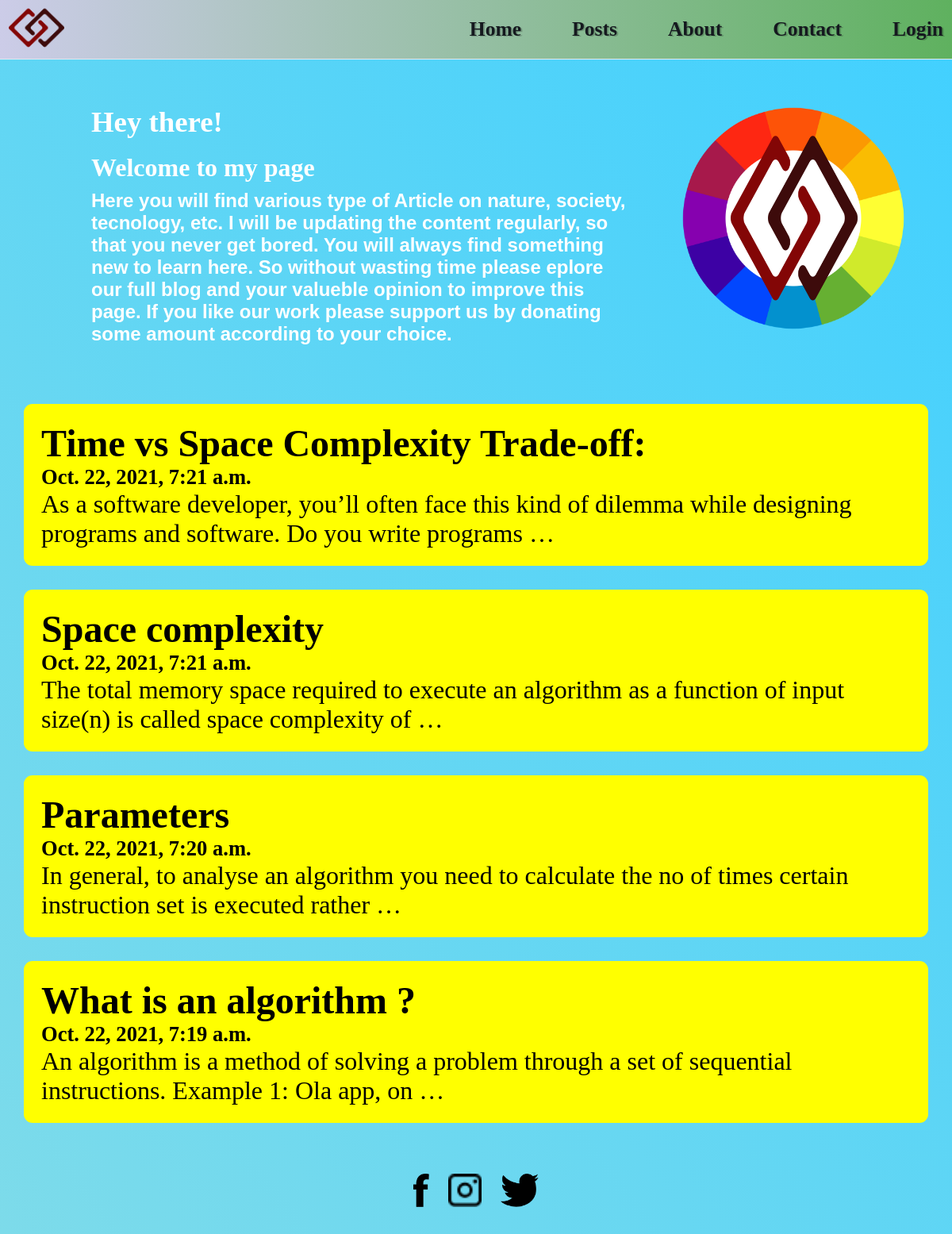
The page / on the database its author committed.
### project/views.py (the view)
# urls.py: path('', views.index, name='index'),
def index(request):
    posts = Post.objects.all()
    return render(request, 'index.html', {'posts': posts})

### templates/index.html (shortened to what this page needs)
{% load static %}
<!DOCTYPE html>
<html lang="en">
<head>
    <link rel="stylesheet" href="{% static 'style.css' %}">
</head>
<body>
    <header class="header">
        <nav class="navbar">
            <a href="#" class="nav-logo">
                <img src="static/logo.png" alt="">
            </a>
            <ul class="nav-menu">
                <li class="nav-item">
                    <a href="#" class="nav-link">Home</a>
                </li>
                <li class="nav-item">
                    <a href="#post" class="nav-link">Posts</a>
                </li>
                <li class="nav-item">
                    <a href="#intro" class="nav-link">About</a>
                </li>
                <li class="nav-item">
                    <a href="#contact" class="nav-link">Contact</a>
                </li>
                <li class="nav-item">
                    <a href="/login" class="nav-link">Login</a>
                </li>
            </ul>
        </nav>
    </header>
    <section class="intro-sec" id="intro">
        <div class="right">
            <h1>Hey there!</h1>
            <h2>Welcome to my page</h2>
            <p>Here you will find various type
                of Article on nature, society,
                tecnology, etc. I will be updating the
                content regularly, so that you never get bored.
                You will always find something new to learn here.
                So without wasting time please eplore our full blog and
                your valueble opinion to improve this page. If you like
                our work please support us by donating some amount
                according to your choice.
            </p>
        </div>
        <div class="left">
            <img src="static/logo.png" class="second" />
        </div>
    </section>
    <div class="row">
        <div class="leftcolumn">
          {% for post in posts reversed %}
          <div class="card">
            <a href="/post/{{post.id}}">
              <h2>{{post.title}}</h2>
              <h5>{{post.created_at}}</h5>
              <p>{{post.body|truncatewords:20}}</p>
            </a>
          </div>
          {% endfor %}
        </div>
      </div>
    <section class="footer-sec" id="contact">
        <img src="static/fb.png" alt="">
        <img src="static/ig.png" alt="">
        <img src="static/tw.png" alt="">
    </section>
</body>
</html>

### static/style.css (style rules this page uses)
* { margin: 0; padding: 0; box-sizing: border-box; }
body { height: 100%; background: linear-gradient(to right top, #7ddbea, #41d0ff) no-repeat center center fixed; width: 100%; }
li { list-style: none; }
a { text-decoration: none; }
.header { background: linear-gradient(to right, #cccce8,#5fb15f); border-bottom: 1px solid #E2E8F0; }
.navbar { display: flex; justify-content: space-between; margin: 0px 11px; }
.nav-logo img { height: 70px; }
.nav-menu { display: flex; justify-content: space-between; align-items: center; }
.nav-item { margin-left: 4rem; }
.nav-link { font-size: 1.6rem; font-weight: bold; color: #15191f; text-shadow: 2px 1px 0 rgb(0 0 0 / 20%); }
.intro-sec { display: flex; justify-content: space-between; }
.left { margin: 50px; position: relative; top: 0; }
.left img { height: 300px; }
.second { position: absolute; width: 160px; top: 0; right: 23%; }
.right { color: rgb(0, 0, 0); margin-top: 48px; margin-left: 115px; font-weight: bold; }
.right h1 { font-size: 2.3rem; color: white; padding: 9px 0px; }
.right h2 { color: white; font-size: 2rem; padding: 9px 0px; }
.right p { color: white; font-family: Arial, Helvetica, sans-serif; font-size: 1.5rem; }
.card { font-size: 2rem; border-radius: 11px; margin: 30px; padding: 22px; background: yellow; }
.card a { color: black; display: flex; flex-direction: column; justify-content: center; }
.footer-sec { display: flex; flex-direction: row; justify-content: center; padding: 22px; }
.footer-sec img { height: 66px; padding: 12px; }

### rows shown on the page
Post: title "Time vs Space Complexity Trade-off:", created_at "Oct. 22, 2021, 7:21 a.m.", body "As a software developer, you’ll often face this kind of dilemma while designing programs and software. Do you write programs …"
Post: title "Space complexity", created_at "Oct. 22, 2021, 7:21 a.m.", body "The total memory space required to execute an algorithm as a function of input size(n) is called space complexity of …"
Post: title "Parameters", created_at "Oct. 22, 2021, 7:20 a.m.", body "In general, to analyse an algorithm you need to calculate the no of times certain instruction set is executed rather …"
Post: title "What is an algorithm ?", created_at "Oct. 22, 2021, 7:19 a.m.", body "An algorithm is a method of solving a problem through a set of sequential instructions. Example 1: Ola app, on …"
